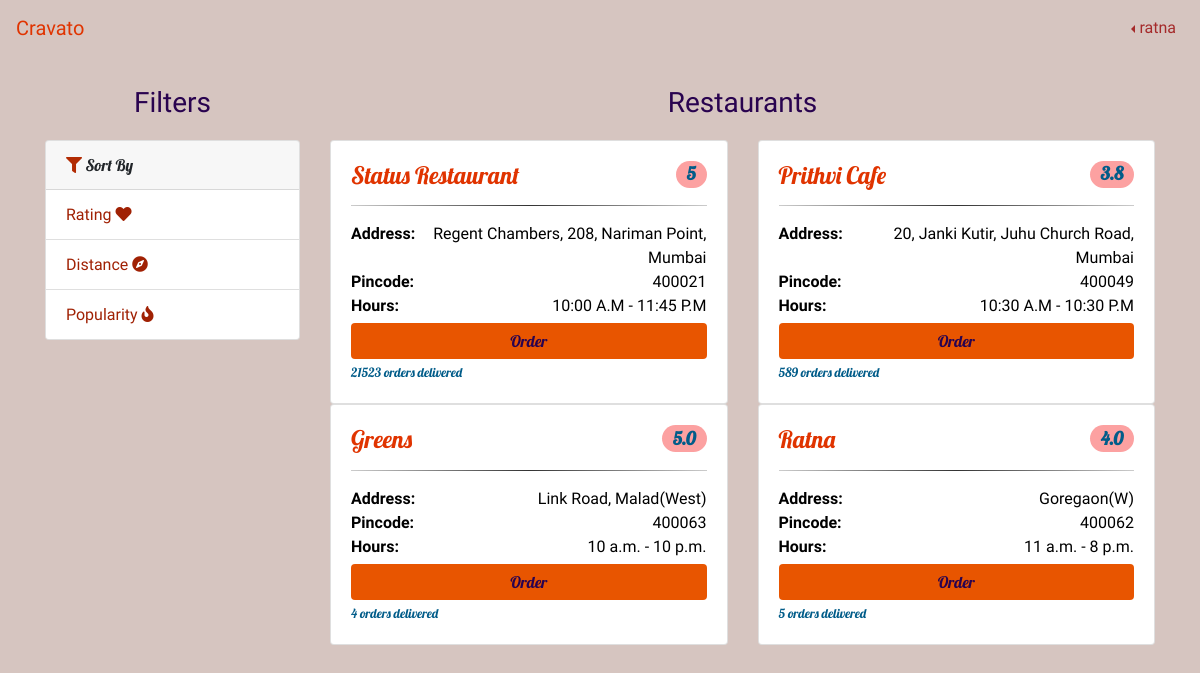
The page /user/mainpage/ (signed in) on the database its author committed.
### foodapp/models.py (models this page shows, shortened)
class RestaurantProfileInfo(models.Model):
    user=models.OneToOneField(User,related_name='restaurant_profile',on_delete=models.CASCADE)
    restaurant_name=models.CharField(max_length=64,blank=True)
    restaurant_mobile=models.CharField(max_length=20)
    restaurant_address=models.CharField(max_length=512,blank=True)
    restaurant_pincode=models.IntegerField()
    restaurant_starttime=models.TimeField(null=True)
    restaurant_endtime=models.TimeField(null=True)
    restaurant_avgrating=models.DecimalField(default=0,decimal_places=1,max_digits=2)
    restaurant_noofrating=models.IntegerField(default=0)
    restaurant_nooforder=models.IntegerField(default=0)
    restaurant_noofmenu=models.IntegerField(default=0)

### foodapp/views.py (the view, shortened to what this page needs)
def mainpage_user(request):
    if request.user.is_authenticated:
        restaurants=RestaurantProfileInfo.objects.all().order_by('restaurant_avgrating').reverse()
        url_name=resolve(request.path).url_name
        return render(request,'usermainpage.html',{'restaurants':restaurants})
    else:
        return HttpResponseRedirect(reverse('user:login_user'))

### foodapp/templates/usermainpage.html (shortened to what this page needs)
<!DOCTYPE html>
{%load staticfiles%}
{%load index%}
<html>
  <head>
  	<link rel="stylesheet" href="https://maxcdn.bootstrapcdn.com/bootstrap/4.1.3/css/bootstrap.min.css">
    <link rel="stylesheet" href="https://use.fontawesome.com/releases/v5.2.0/css/all.css">
  	<link rel="stylesheet" type="text/css" href="{%static 'css/usermainpage.css'%}">
  </head>
  <body>
  	<nav class="navbar sticky-top navbar-expand-md inner">
      <a class="navbar-brand cravato" href="#">Cravato</a>
      <div class="collapse navbar-collapse" id="navbarsExample04">
        <ul class="navbar-nav ml-auto">
          <li class="nav-item dropdown dropleft">
            <a class="nav-link dropdown-toggle" href="#" id="dropdown04" data-toggle="dropdown" aria-haspopup="true" aria-expanded="false">{{user.username}}</a>
          </li>
        </ul>
      </div>
    </nav>
  <div class="container" style="margin-top:30px">
    <div class="row">
      <div class="col-sm-3">
        <h3 class="text-center">Filters</h3>
        <div class="card text-left" style="margin-top:20px">
          <div class="card-header text-left">
            <i class="fa fa-filter" aria-hidden="true" style="color: #b22b03"></i> Sort By
          </div>
          <ul class="list-group list-group-flush">
            <li class="list-group-item lgi"><a href="{%url 'user:mainpage_user'%}">Rating <i class="fa fa-heart" aria-hidden="true"></i></a></li>
            <li class="list-group-item lgi"><a href="{%url 'user:sortdistance'%}">Distance <i class="fa fa-compass" aria-hidden="true"></i></a></li>
            <li class="list-group-item lgi"><a href="{%url 'user:sortpopularity'%}">Popularity <i class="fa fa-fire" aria-hidden="true"></i></a></li>
          </ul>
        </div>
      </div>
      <div class="col-sm-9">
        <h3 class="text-center">Restaurants</h3>
        <div class="row" style="margin-top:20px">
          <div class="col-sm-6">
            <div class="card">
              <div class="card-body">
                  <h4 class="card-title">Status Restaurant<span class="badge badge-pill rate" style="float: right;">5</span></h4> <hr>
                  <div class="text-right" style="margin-top: 5px;">
                    <p class="card-text"><strong style="float: left;">Address:</strong> Regent Chambers, 208, Nariman Point, Mumbai
                    <br><strong style="float: left;">Pincode:</strong> 400021
                    <br><strong style="float: left;">Hours:</strong> 10:00 A.M - 11:45 P.M</p>
                  </div>
                  <div style="margin-top: 5px;">
                    <button type="button" class="btn btn-block own">Order</button>
                  </div>
                  <small style="margin-top: 15px;">21523 orders delivered</small>
              </div>
            </div>
          </div>
          <div class="col-sm-6">
            <div class="card">
              <div class="card-body">
                  <h4 class="card-title">Prithvi Cafe<span class="badge badge-pill rate" style="float: right;">3.8</span></h4> <hr>
                  <div class="text-right" style="margin-top: 5px;">
                    <p class="card-text"><strong style="float: left;">Address:</strong> 20, Janki Kutir, Juhu Church Road, Mumbai
                    <br><strong style="float: left;">Pincode:</strong> 400049
                    <br><strong style="float: left;">Hours:</strong> 10:30 A.M - 10:30 P.M</p>
                  </div>
                  <div style="margin-top: 5px;">
                    <button type="button" class="btn btn-block own">Order</button>
                  </div>
                  <small style="margin-top: 15px;">589 orders delivered</small>
              </div>
            </div>
          </div>
          {%for restaurant in restaurants%}
            <div class="col-sm-6">
              <div class="card">
                <div class="card-body">
                    <h4 class="card-title">{{restaurant.restaurant_name}}<span class="badge badge-pill rate" style="float: right;">{{restaurant.restaurant_avgrating}}</span></h4> <hr>
                    <div class="text-right" style="margin-top: 5px;">
                      <p class="card-text"><strong class="bold" style="float: left;">Address:</strong> {{restaurant.restaurant_address}}
                      <br><strong style="float: left;">Pincode:</strong> {{restaurant.restaurant_pincode}}
                      <br><strong style="float: left;">Hours:</strong> {{restaurant.restaurant_starttime}} - {{restaurant.restaurant_endtime}}</p>
                    </div>
                    <div style="margin-top: 5px;">
                      <a href="{%url 'user:order_from_restaurant' restaurant.id%}"><button type="button" class="btn btn-block own">Order</button></a>
                    </div>
                    <small style="margin-top: 15px;">{{restaurant.restaurant_nooforder}} orders delivered</small>
                </div>
              </div>
            </div>
          {%endfor%}
        </div>
      </div>
    </div>
  </div>
</body>
</html>

### foodapp/static/css/usermainpage.css (style rules this page uses)
body { background: #d6c5c0; font-family: 'Lobster'; }
nav { font-family: 'Courgette'; }
nav a.cravato { color: #e03400; }
nav div ul li a { color: brown; }
hr { border: 0; height: 1px; background: #333; background-image: -webkit-linear-gradient(left, #ccc, #333, #ccc); background-image: -moz-linear-gradient(left, #ccc, #333, #ccc); background-image: -ms-linear-gradient(left, #ccc, #333, #ccc); background-image: -o-linear-gradient(left, #ccc, #333, #ccc); }
.card ul li.lgi a { font-family: 'Courgette'; text-decoration: none; color: #a02104; }
.card div.card-body h4.card-title { color:#e03400; }
.card div.card-body div.text-right p.card-text { font-family: 'Courgette' !important; color: #000000; }
h3.text-center { font-family: 'Satisfy' !important; color: #29034f; }
button.own { background: #e85500; color: #29034f; border: none; }
.card-body h4 span.rate { background: #fca1a1; color: #015c89; }
.card-body small { color:#015c89 ; }

### rows shown on the page
RestaurantProfileInfo: restaurant_name "Greens", restaurant_avgrating "5.0", restaurant_address "Link Road, Malad(West)", restaurant_pincode "400063", restaurant_starttime "10 a.m.", restaurant_endtime "10 p.m.", restaurant_nooforder "4"
RestaurantProfileInfo: restaurant_name "Ratna", restaurant_avgrating "4.0", restaurant_address "Goregaon(W)", restaurant_pincode "400062", restaurant_starttime "11 a.m.", restaurant_endtime "8 p.m.", restaurant_nooforder "5"

### other values the page prints
{{ user.username }} "ratna"
